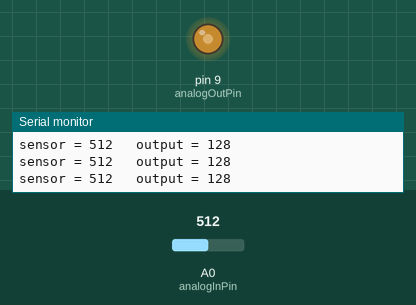
This sketch was run on a simulated Arduino Uno, built with avr-gcc and run on an emulated ATmega328P. Parts: output pins drawn as LEDs (lit = HIGH), the last lines printed to the serial monitor. The test bench sets the inputs (shaded band); at power-on: A0 (analogInPin) = 512.

Above: at 1.2 s.
1.3 s: A0 (analogInPin) set to 614
At 2.3 s:
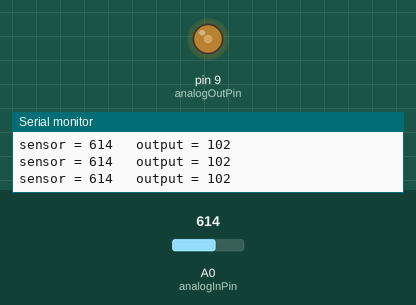
4.3 s: A0 (analogInPin) set to 639
At 5.7 s:
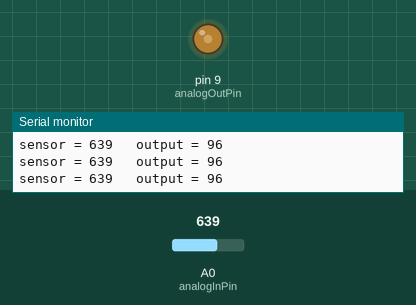
7.3 s: A0 (analogInPin) set to 306
At 8.2 s:
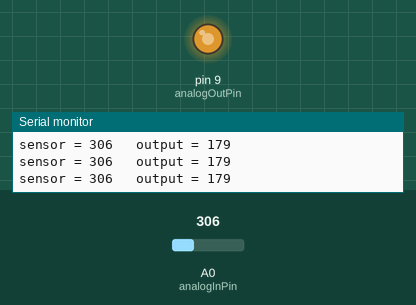
8.8 s: A0 (analogInPin) set to 106
At 9.8 s:
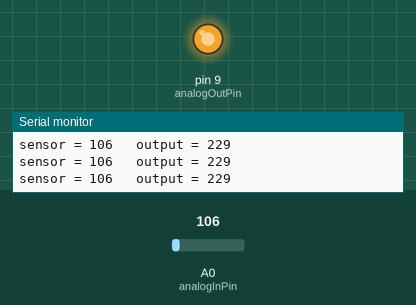
10.3 s: A0 (analogInPin) set to 92
At 11.6 s:
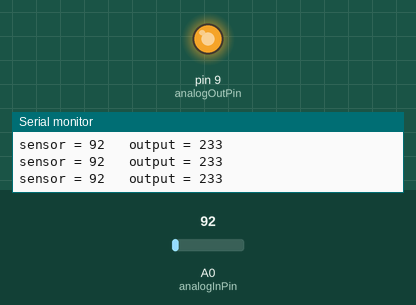
13.3 s: A0 (analogInPin) set to 511
At 14.1 s:
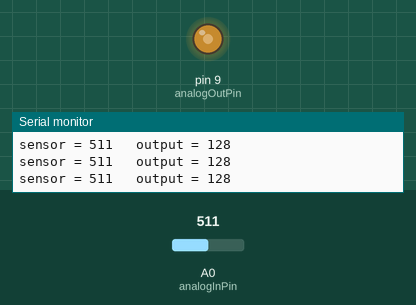
Timing chart, 0 to 15.8 s (numbered marks = the images above; inputs shaded):
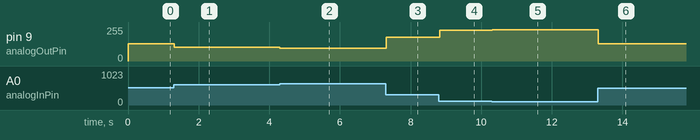

Measured:
- after the input at 1.3 s, pin 9 (analogOutPin): 128/255 → 102/255 at once
- after the input at 4.3 s, pin 9 (analogOutPin): 102/255 → 96/255 at once
- after the input at 7.3 s, pin 9 (analogOutPin): 96/255 → 179/255 at once
- after the input at 8.8 s, pin 9 (analogOutPin): 179/255 → 229/255 at once
- after the input at 10.3 s, pin 9 (analogOutPin): 229/255 → 233/255 at once
- after the input at 13.3 s, pin 9 (analogOutPin): 233/255 → 128/255 at once

The sketch:

esson_7_-_Using_potentiometer_to_read_resistance_and_voltage.ino
```cpp
const int analogInPin = A0;  // Analog input pin that the potentiometer is attached to
const int analogOutPin = 9; // Analog output pin that the LED is attached to

int sensorValue = 0;        // value read from the pot
int outputValue = 0;        // value output to the PWM (analog out)

void setup() {
  // initialize serial communications at 9600 bps:
  Serial.begin(9600);
}

void loop() {
  // read the analog in value:
  sensorValue = analogRead(analogInPin);
  // map it to the range of the analog out:
  outputValue = map(sensorValue, 0, 1023, 255, 0);
  // change the analog out value:
  analogWrite(analogOutPin, outputValue);

  // print the results to the Serial Monitor:
  Serial.print("sensor = ");
  Serial.print(sensorValue);
  Serial.print("\t output = ");
  Serial.println(outputValue);

  // wait 2 milliseconds before the next loop for the analog-to-digital
  // converter to settle after the last reading:
  delay(2);
}
```
